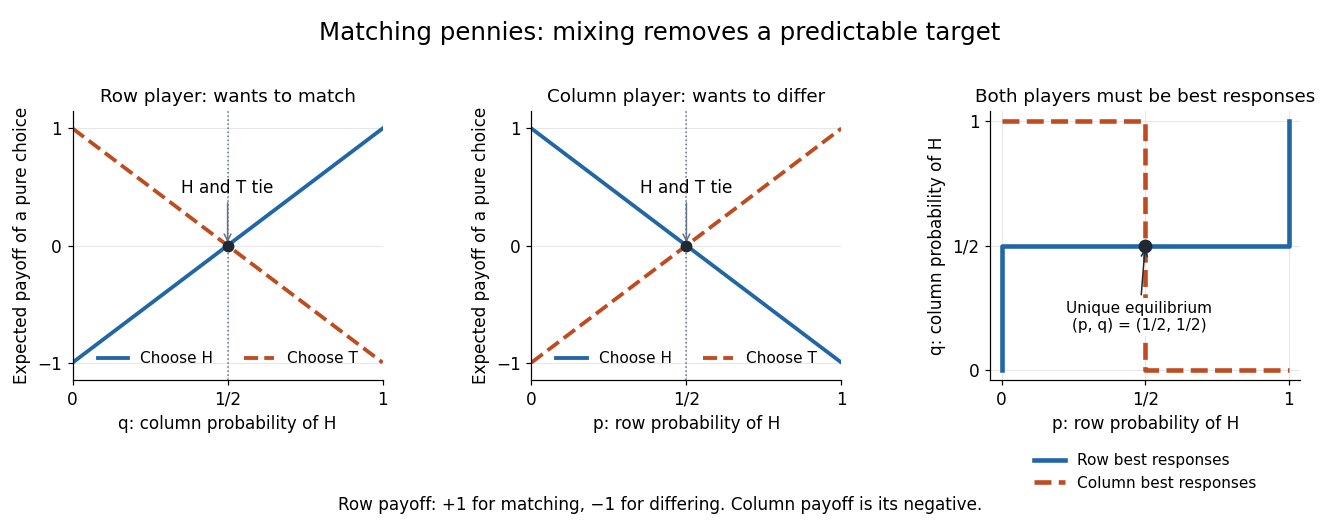

This chart was generated by the following Python code:
"""Draw matching-pennies-best-responses.png in the current directory.

Tested with Python 3.14.4, NumPy 2.3.5 and Matplotlib 3.10.7.
"""

import matplotlib

matplotlib.use("Agg")

import matplotlib.pyplot as plt
import numpy as np


def main():
    blue, orange = "#2166a5", "#be4c20"
    plt.rcParams.update({"font.size": 11, "axes.titlesize": 12})
    fig, axes = plt.subplots(1, 3, figsize=(12.0, 4.8), facecolor="white")
    t = np.linspace(0, 1, 201)
    row, column, response = axes
    row.plot(t, 2 * t - 1, color=blue, lw=2.5, label="Choose H")
    row.plot(t, 1 - 2 * t, color=orange, lw=2.5, linestyle="--", label="Choose T")
    column.plot(t, 1 - 2 * t, color=blue, lw=2.5, label="Choose H")
    column.plot(t, 2 * t - 1, color=orange, lw=2.5, linestyle="--", label="Choose T")
    for ax, variable, title in (
        (row, "q: column probability of H", "Row player: wants to match"),
        (column, "p: row probability of H", "Column player: wants to differ"),
    ):
        ax.set(xlim=(0, 1), ylim=(-1.15, 1.15), xlabel=variable,
               ylabel="Expected payoff of a pure choice", title=title)
        ax.axvline(.5, lw=1, color="#64748b", linestyle=":")
        ax.scatter([.5], [0], color="#202933", s=45, zorder=5)
        ax.annotate("H and T tie", (.5, 0), xytext=(.5, .45),
                    ha="center", arrowprops={"arrowstyle": "->", "color": "#64748b"})
        ax.set_xticks([0, .5, 1], ["0", "1/2", "1"])
        ax.set_yticks([-1, 0, 1])
        ax.legend(loc="lower center", frameon=False, ncol=2, fontsize=10)

    # x = p and y = q. Horizontal/vertical ties include their entire intervals.
    response.plot([0, 0, 1, 1], [0, .5, .5, 1], color=blue,
                  lw=3, label="Row best responses", zorder=3)
    response.plot([0, .5, .5, 1], [1, 1, 0, 0], color=orange,
                  lw=3, linestyle="--", label="Column best responses", zorder=4)
    response.scatter([.5], [.5], color="#202933", s=65, zorder=5)
    response.annotate("Unique equilibrium\n(p, q) = (1/2, 1/2)", (.5, .5),
                      xytext=(.48, .16), ha="center", fontsize=10, zorder=6,
                      bbox={"facecolor": "white", "edgecolor": "none", "pad": 2},
                      arrowprops={"arrowstyle": "->", "color": "#202933"})
    response.set(xlim=(-.04, 1.04), ylim=(-.04, 1.04),
                 xlabel="p: row probability of H", ylabel="q: column probability of H",
                 title="Both players must be best responses")
    response.set_xticks([0, .5, 1], ["0", "1/2", "1"])
    response.set_yticks([0, .5, 1], ["0", "1/2", "1"])
    response.legend(loc="upper center", bbox_to_anchor=(.5, -.22),
                    frameon=False, fontsize=10)
    for ax in axes:
        ax.set_facecolor("white")
        ax.grid(color="#e5e7eb", lw=.7)
        ax.spines[["top", "right"]].set_visible(False)
    fig.suptitle("Matching pennies: mixing removes a predictable target", fontsize=16, y=.96)
    fig.text(.5, .035, "Row payoff: +1 for matching, −1 for differing. Column payoff is its negative.",
             ha="center", fontsize=11)
    fig.subplots_adjust(left=.055, right=.985, top=.79, bottom=.28, wspace=.48)
    fig.savefig("matching-pennies-best-responses.png", dpi=110,
                facecolor="white", transparent=False)
    plt.close(fig)


if __name__ == "__main__":
    main()
